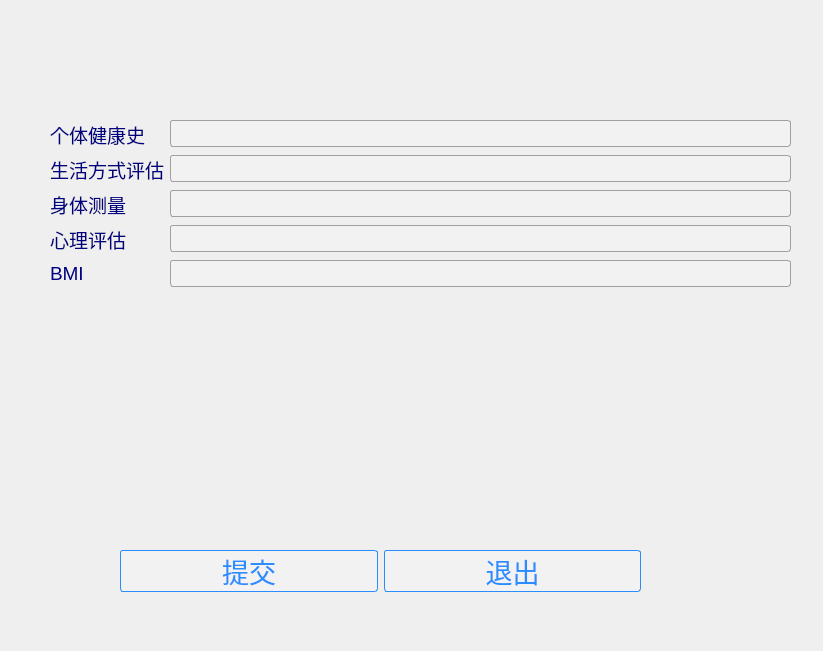
<?xml version="1.0" encoding="UTF-8"?>
<ui version="4.0">
 <class>HAP</class>
 <widget class="QWidget" name="HAP">
  <property name="geometry">
   <rect>
    <x>0</x>
    <y>0</y>
    <width>823</width>
    <height>651</height>
   </rect>
  </property>
  <property name="windowTitle">
   <string>Form</string>
  </property>
  <widget class="QWidget" name="formLayoutWidget">
   <property name="geometry">
    <rect>
     <x>50</x>
     <y>120</y>
     <width>741</width>
     <height>361</height>
    </rect>
   </property>
   <layout class="QFormLayout" name="formLayout">
    <item row="0" column="0">
     <widget class="QLabel" name="label">
      <property name="styleSheet">
       <string notr="true">* {
	outline: none; /* 去掉有焦点时的虚线 */
}


QLabel {
	border: 0px solid #298DFF; /* 无边框 */
	border-radius: 3px; /* 边框圆角 */
	color: #000080; /* 文本颜色 */
	font-family: &quot;Microsoft YaHei&quot;; /* 文本字体族 */
	font-size: 14pt; /* 文本字体大小 */
}

QLabel:disabled { /* QLabel在禁用时的状态 */
	border: 1px solid #B4B4B4;
	background-color: #CDCDCD;
	color: #B4B4B4;
}

QLabel#PaddingLabel { /* 定义有Padding的QLabel，PaddingLabel为对象名，在QSS中为特定对象定制样式 */
	padding-left: 10px; /* 文本距离左边界有10px */
}

QLabel#ImageLabel { /* 定义有背景图片的QLabel，ImageLabel为对象名，在QSS中为特定对象定制样式 */
	border-image: url(&quot;:/Resource/original&quot;); /* 使用border-image可以自适应QLabel大小 */

}
</string>
      </property>
      <property name="text">
       <string>个体健康史</string>
      </property>
     </widget>
    </item>
    <item row="0" column="1">
     <widget class="QLineEdit" name="information1">
      <property name="styleSheet">
       <string notr="true">* {
	outline: none;
}

QDialog {
	background: #D6DBE9;
}

QLineEdit {
	border: 1px solid #A0A0A0; /* 边框宽度为1px，颜色为#A0A0A0 */
	border-radius: 3px; /* 边框圆角 */
	padding-left: 5px; /* 文本距离左边界有5px */
	background-color: #F2F2F2; /* 背景颜色 */
	color: #A0A0A0; /* 文本颜色 */
	selection-background-color: #A0A0A0; /* 选中文本的背景颜色 */
	selection-color: #F2F2F2; /* 选中文本的颜色 */
	font-family: &quot;Microsoft YaHei&quot;; /* 文本字体族 */
	font-size: 14pt; /* 文本字体大小 */
}

QLineEdit:hover { /* 鼠标悬浮在QLineEdit时的状态 */
	border: 1px solid #298DFF;
	border-radius: 3px;
	background-color: #F2F2F2;
	color: #298DFF;
	selection-background-color: #298DFF;
	selection-color: #F2F2F2;
}

QLineEdit[echoMode=&quot;2&quot;] { /* QLineEdit有输入掩码时的状态 */
	lineedit-password-character: 9679;
	lineedit-password-mask-delay: 2000;
}

QLineEdit:disabled { /* QLineEdit在禁用时的状态 */
	border: 1px solid #CDCDCD;
	background-color: #CDCDCD;
	color: #B4B4B4;
}

QLineEdit:read-only { /* QLineEdit在只读时的状态 */
	background-color: #CDCDCD;
	color: #F2F2F2;
}
</string>
      </property>
     </widget>
    </item>
    <item row="1" column="0">
     <widget class="QLabel" name="label_2">
      <property name="styleSheet">
       <string notr="true">* {
	outline: none; /* 去掉有焦点时的虚线 */
}


QLabel {
	border: 0px solid #298DFF; /* 无边框 */
	border-radius: 3px; /* 边框圆角 */
	color: #000080; /* 文本颜色 */
	font-family: &quot;Microsoft YaHei&quot;; /* 文本字体族 */
	font-size: 14pt; /* 文本字体大小 */
}

QLabel:disabled { /* QLabel在禁用时的状态 */
	border: 1px solid #B4B4B4;
	background-color: #CDCDCD;
	color: #B4B4B4;
}

QLabel#PaddingLabel { /* 定义有Padding的QLabel，PaddingLabel为对象名，在QSS中为特定对象定制样式 */
	padding-left: 10px; /* 文本距离左边界有10px */
}

QLabel#ImageLabel { /* 定义有背景图片的QLabel，ImageLabel为对象名，在QSS中为特定对象定制样式 */
	border-image: url(&quot;:/Resource/original&quot;); /* 使用border-image可以自适应QLabel大小 */

}
</string>
      </property>
      <property name="text">
       <string>生活方式评估</string>
      </property>
     </widget>
    </item>
    <item row="1" column="1">
     <widget class="QLineEdit" name="information2">
      <property name="styleSheet">
       <string notr="true">* {
	outline: none;
}

QDialog {
	background: #D6DBE9;
}

QLineEdit {
	border: 1px solid #A0A0A0; /* 边框宽度为1px，颜色为#A0A0A0 */
	border-radius: 3px; /* 边框圆角 */
	padding-left: 5px; /* 文本距离左边界有5px */
	background-color: #F2F2F2; /* 背景颜色 */
	color: #A0A0A0; /* 文本颜色 */
	selection-background-color: #A0A0A0; /* 选中文本的背景颜色 */
	selection-color: #F2F2F2; /* 选中文本的颜色 */
	font-family: &quot;Microsoft YaHei&quot;; /* 文本字体族 */
	font-size: 14pt; /* 文本字体大小 */
}

QLineEdit:hover { /* 鼠标悬浮在QLineEdit时的状态 */
	border: 1px solid #298DFF;
	border-radius: 3px;
	background-color: #F2F2F2;
	color: #298DFF;
	selection-background-color: #298DFF;
	selection-color: #F2F2F2;
}

QLineEdit[echoMode=&quot;2&quot;] { /* QLineEdit有输入掩码时的状态 */
	lineedit-password-character: 9679;
	lineedit-password-mask-delay: 2000;
}

QLineEdit:disabled { /* QLineEdit在禁用时的状态 */
	border: 1px solid #CDCDCD;
	background-color: #CDCDCD;
	color: #B4B4B4;
}

QLineEdit:read-only { /* QLineEdit在只读时的状态 */
	background-color: #CDCDCD;
	color: #F2F2F2;
}
</string>
      </property>
     </widget>
    </item>
    <item row="2" column="0">
     <widget class="QLabel" name="label_3">
      <property name="styleSheet">
       <string notr="true">* {
	outline: none; /* 去掉有焦点时的虚线 */
}


QLabel {
	border: 0px solid #298DFF; /* 无边框 */
	border-radius: 3px; /* 边框圆角 */
	color: #000080; /* 文本颜色 */
	font-family: &quot;Microsoft YaHei&quot;; /* 文本字体族 */
	font-size: 14pt; /* 文本字体大小 */
}

QLabel:disabled { /* QLabel在禁用时的状态 */
	border: 1px solid #B4B4B4;
	background-color: #CDCDCD;
	color: #B4B4B4;
}

QLabel#PaddingLabel { /* 定义有Padding的QLabel，PaddingLabel为对象名，在QSS中为特定对象定制样式 */
	padding-left: 10px; /* 文本距离左边界有10px */
}

QLabel#ImageLabel { /* 定义有背景图片的QLabel，ImageLabel为对象名，在QSS中为特定对象定制样式 */
	border-image: url(&quot;:/Resource/original&quot;); /* 使用border-image可以自适应QLabel大小 */

}
</string>
      </property>
      <property name="text">
       <string>身体测量</string>
      </property>
     </widget>
    </item>
    <item row="2" column="1">
     <widget class="QLineEdit" name="information3">
      <property name="styleSheet">
       <string notr="true">* {
	outline: none;
}

QDialog {
	background: #D6DBE9;
}

QLineEdit {
	border: 1px solid #A0A0A0; /* 边框宽度为1px，颜色为#A0A0A0 */
	border-radius: 3px; /* 边框圆角 */
	padding-left: 5px; /* 文本距离左边界有5px */
	background-color: #F2F2F2; /* 背景颜色 */
	color: #A0A0A0; /* 文本颜色 */
	selection-background-color: #A0A0A0; /* 选中文本的背景颜色 */
	selection-color: #F2F2F2; /* 选中文本的颜色 */
	font-family: &quot;Microsoft YaHei&quot;; /* 文本字体族 */
	font-size: 14pt; /* 文本字体大小 */
}

QLineEdit:hover { /* 鼠标悬浮在QLineEdit时的状态 */
	border: 1px solid #298DFF;
	border-radius: 3px;
	background-color: #F2F2F2;
	color: #298DFF;
	selection-background-color: #298DFF;
	selection-color: #F2F2F2;
}

QLineEdit[echoMode=&quot;2&quot;] { /* QLineEdit有输入掩码时的状态 */
	lineedit-password-character: 9679;
	lineedit-password-mask-delay: 2000;
}

QLineEdit:disabled { /* QLineEdit在禁用时的状态 */
	border: 1px solid #CDCDCD;
	background-color: #CDCDCD;
	color: #B4B4B4;
}

QLineEdit:read-only { /* QLineEdit在只读时的状态 */
	background-color: #CDCDCD;
	color: #F2F2F2;
}
</string>
      </property>
     </widget>
    </item>
    <item row="3" column="0">
     <widget class="QLabel" name="label_4">
      <property name="styleSheet">
       <string notr="true">* {
	outline: none; /* 去掉有焦点时的虚线 */
}


QLabel {
	border: 0px solid #298DFF; /* 无边框 */
	border-radius: 3px; /* 边框圆角 */
	color: #000080; /* 文本颜色 */
	font-family: &quot;Microsoft YaHei&quot;; /* 文本字体族 */
	font-size: 14pt; /* 文本字体大小 */
}

QLabel:disabled { /* QLabel在禁用时的状态 */
	border: 1px solid #B4B4B4;
	background-color: #CDCDCD;
	color: #B4B4B4;
}

QLabel#PaddingLabel { /* 定义有Padding的QLabel，PaddingLabel为对象名，在QSS中为特定对象定制样式 */
	padding-left: 10px; /* 文本距离左边界有10px */
}

QLabel#ImageLabel { /* 定义有背景图片的QLabel，ImageLabel为对象名，在QSS中为特定对象定制样式 */
	border-image: url(&quot;:/Resource/original&quot;); /* 使用border-image可以自适应QLabel大小 */

}
</string>
      </property>
      <property name="text">
       <string>心理评估</string>
      </property>
     </widget>
    </item>
    <item row="3" column="1">
     <widget class="QLineEdit" name="information4">
      <property name="styleSheet">
       <string notr="true">* {
	outline: none;
}

QDialog {
	background: #D6DBE9;
}

QLineEdit {
	border: 1px solid #A0A0A0; /* 边框宽度为1px，颜色为#A0A0A0 */
	border-radius: 3px; /* 边框圆角 */
	padding-left: 5px; /* 文本距离左边界有5px */
	background-color: #F2F2F2; /* 背景颜色 */
	color: #A0A0A0; /* 文本颜色 */
	selection-background-color: #A0A0A0; /* 选中文本的背景颜色 */
	selection-color: #F2F2F2; /* 选中文本的颜色 */
	font-family: &quot;Microsoft YaHei&quot;; /* 文本字体族 */
	font-size: 14pt; /* 文本字体大小 */
}

QLineEdit:hover { /* 鼠标悬浮在QLineEdit时的状态 */
	border: 1px solid #298DFF;
	border-radius: 3px;
	background-color: #F2F2F2;
	color: #298DFF;
	selection-background-color: #298DFF;
	selection-color: #F2F2F2;
}

QLineEdit[echoMode=&quot;2&quot;] { /* QLineEdit有输入掩码时的状态 */
	lineedit-password-character: 9679;
	lineedit-password-mask-delay: 2000;
}

QLineEdit:disabled { /* QLineEdit在禁用时的状态 */
	border: 1px solid #CDCDCD;
	background-color: #CDCDCD;
	color: #B4B4B4;
}

QLineEdit:read-only { /* QLineEdit在只读时的状态 */
	background-color: #CDCDCD;
	color: #F2F2F2;
}
</string>
      </property>
     </widget>
    </item>
    <item row="4" column="0">
     <widget class="QLabel" name="label_5">
      <property name="styleSheet">
       <string notr="true">* {
	outline: none; /* 去掉有焦点时的虚线 */
}


QLabel {
	border: 0px solid #298DFF; /* 无边框 */
	border-radius: 3px; /* 边框圆角 */
	color: #000080; /* 文本颜色 */
	font-family: &quot;Microsoft YaHei&quot;; /* 文本字体族 */
	font-size: 14pt; /* 文本字体大小 */
}

QLabel:disabled { /* QLabel在禁用时的状态 */
	border: 1px solid #B4B4B4;
	background-color: #CDCDCD;
	color: #B4B4B4;
}

QLabel#PaddingLabel { /* 定义有Padding的QLabel，PaddingLabel为对象名，在QSS中为特定对象定制样式 */
	padding-left: 10px; /* 文本距离左边界有10px */
}

QLabel#ImageLabel { /* 定义有背景图片的QLabel，ImageLabel为对象名，在QSS中为特定对象定制样式 */
	border-image: url(&quot;:/Resource/original&quot;); /* 使用border-image可以自适应QLabel大小 */

}
</string>
      </property>
      <property name="text">
       <string>BMI</string>
      </property>
     </widget>
    </item>
    <item row="4" column="1">
     <widget class="QLineEdit" name="information5">
      <property name="styleSheet">
       <string notr="true">* {
	outline: none;
}

QDialog {
	background: #D6DBE9;
}

QLineEdit {
	border: 1px solid #A0A0A0; /* 边框宽度为1px，颜色为#A0A0A0 */
	border-radius: 3px; /* 边框圆角 */
	padding-left: 5px; /* 文本距离左边界有5px */
	background-color: #F2F2F2; /* 背景颜色 */
	color: #A0A0A0; /* 文本颜色 */
	selection-background-color: #A0A0A0; /* 选中文本的背景颜色 */
	selection-color: #F2F2F2; /* 选中文本的颜色 */
	font-family: &quot;Microsoft YaHei&quot;; /* 文本字体族 */
	font-size: 14pt; /* 文本字体大小 */
}

QLineEdit:hover { /* 鼠标悬浮在QLineEdit时的状态 */
	border: 1px solid #298DFF;
	border-radius: 3px;
	background-color: #F2F2F2;
	color: #298DFF;
	selection-background-color: #298DFF;
	selection-color: #F2F2F2;
}

QLineEdit[echoMode=&quot;2&quot;] { /* QLineEdit有输入掩码时的状态 */
	lineedit-password-character: 9679;
	lineedit-password-mask-delay: 2000;
}

QLineEdit:disabled { /* QLineEdit在禁用时的状态 */
	border: 1px solid #CDCDCD;
	background-color: #CDCDCD;
	color: #B4B4B4;
}

QLineEdit:read-only { /* QLineEdit在只读时的状态 */
	background-color: #CDCDCD;
	color: #F2F2F2;
}
</string>
      </property>
     </widget>
    </item>
   </layout>
  </widget>
  <widget class="QWidget" name="horizontalLayoutWidget">
   <property name="geometry">
    <rect>
     <x>120</x>
     <y>530</y>
     <width>521</width>
     <height>82</height>
    </rect>
   </property>
   <layout class="QHBoxLayout" name="horizontalLayout">
    <item>
     <widget class="QPushButton" name="putin">
      <property name="styleSheet">
       <string notr="true">* {
	outline: none; /* 去掉有焦点时的虚线 */
}

QDialog {
	background: #D6DBE9; /* 对话框背景色 */
}

QPushButton {
	border: 1px solid #298DFF; /* QPushButton边框的宽度、样式和颜色 */
	border-radius: 3px; /* 边框圆角 */
	background-color: #F2F2F2; /* 背景颜色 */
	color: #298DFF; /* 文本颜色 */
	font-family: &quot;Microsoft YaHei&quot;; /* 文本字体族 */
	font-size: 20pt; /* 文本字体大小 */
}

QPushButton:hover {	/* 鼠标悬浮在QPushButton上时的状态 */
	background-color: #298DFF;
	color: #F2F2F2;
}

QPushButton:checked { /* QPushButton可选中时的状态 */
	border: 1px solid #FF5242;
	background-color: #F2F2F2;
	color: #FF5242;
}

QPushButton:pressed { /* 鼠标按压在QPushButton上时的状态 */
	background-color: #257FE6;
}

QPushButton:checked:pressed { /* QPushButton处于可选中且鼠标按压在QPushButton上时的状态 */
	background-color: #F2F2F2;
}

QPushButton:disabled { /* QPushButton禁用时的状态 */
	border: 1px solid #CDCDCD;
	background-color: #CDCDCD;
	color: #B4B4B4;
}

QPushButton#ImageButton { /* 定义图片按钮，ImageButton为对象名，在QSS中为特定对象定制样式 */
	border-image: url(&quot;:/Resource/border_image&quot;); /* 使用border-image可以自适应按钮大小 */
	background-color: transparent; /* 不需要背景时可设为透明 */
}

QPushButton#ImageButton:hover {
	border-image: url(&quot;:/Resource/border_image_hover&quot;);
}

QPushButton#ImageButton:pressed {
	border-image: url(&quot;:/Resource/border_image&quot;);
}

QPushButton:menu-indicator { /* QPushButton带有菜单时的菜单指示器 */
	subcontrol-origin：padding; /* 菜单指示器的起始点 */
	subcontrol-position: center right; /* 菜单指示器的位置，处于水平靠右且垂直居中 */
	image: url(:/Resource/down_arrow_normal); /* 菜单指示器的图像 */
}

QPushButton:menu-indicator:hover, QPushButton:menu-indicator:open { /* 鼠标悬浮在菜单指示器上和菜单指示器启用时的状态 */
	position: relative;
	top: 2px;
	left: 2px;
	image: url(:/Resource/down_arrow_hover);
}

QMenu { /* 简单定义菜单样式 */
	border: 1px solid gray;
	border-radius: 3px;
	background-color: #F2F2F2;
}

QMenu::item { /* 菜单项的样式 */
	padding: 0px 0px 0px 40px;
	border: 0px solid transparent;
	background-color: transparent;
	color: #298DFF;
	min-width: 108px; /* 菜单项最小宽度，108+40+1*2=150，使得菜单宽度和QPushButton宽度保持一致 */
	min-height: 30px; /* 菜单项的最小高度 */
}

QMenu::item:selected { /* 菜单项处于选中时的状态 */
	background-color: #298DFF;
	color: #F2F2F2;
}
</string>
      </property>
      <property name="text">
       <string>提交</string>
      </property>
     </widget>
    </item>
    <item>
     <widget class="QPushButton" name="exit">
      <property name="styleSheet">
       <string notr="true">* {
	outline: none; /* 去掉有焦点时的虚线 */
}

QDialog {
	background: #D6DBE9; /* 对话框背景色 */
}

QPushButton {
	border: 1px solid #298DFF; /* QPushButton边框的宽度、样式和颜色 */
	border-radius: 3px; /* 边框圆角 */
	background-color: #F2F2F2; /* 背景颜色 */
	color: #298DFF; /* 文本颜色 */
	font-family: &quot;Microsoft YaHei&quot;; /* 文本字体族 */
	font-size: 20pt; /* 文本字体大小 */
}

QPushButton:hover {	/* 鼠标悬浮在QPushButton上时的状态 */
	background-color: #298DFF;
	color: #F2F2F2;
}

QPushButton:checked { /* QPushButton可选中时的状态 */
	border: 1px solid #FF5242;
	background-color: #F2F2F2;
	color: #FF5242;
}

QPushButton:pressed { /* 鼠标按压在QPushButton上时的状态 */
	background-color: #257FE6;
}

QPushButton:checked:pressed { /* QPushButton处于可选中且鼠标按压在QPushButton上时的状态 */
	background-color: #F2F2F2;
}

QPushButton:disabled { /* QPushButton禁用时的状态 */
	border: 1px solid #CDCDCD;
	background-color: #CDCDCD;
	color: #B4B4B4;
}

QPushButton#ImageButton { /* 定义图片按钮，ImageButton为对象名，在QSS中为特定对象定制样式 */
	border-image: url(&quot;:/Resource/border_image&quot;); /* 使用border-image可以自适应按钮大小 */
	background-color: transparent; /* 不需要背景时可设为透明 */
}

QPushButton#ImageButton:hover {
	border-image: url(&quot;:/Resource/border_image_hover&quot;);
}

QPushButton#ImageButton:pressed {
	border-image: url(&quot;:/Resource/border_image&quot;);
}

QPushButton:menu-indicator { /* QPushButton带有菜单时的菜单指示器 */
	subcontrol-origin：padding; /* 菜单指示器的起始点 */
	subcontrol-position: center right; /* 菜单指示器的位置，处于水平靠右且垂直居中 */
	image: url(:/Resource/down_arrow_normal); /* 菜单指示器的图像 */
}

QPushButton:menu-indicator:hover, QPushButton:menu-indicator:open { /* 鼠标悬浮在菜单指示器上和菜单指示器启用时的状态 */
	position: relative;
	top: 2px;
	left: 2px;
	image: url(:/Resource/down_arrow_hover);
}

QMenu { /* 简单定义菜单样式 */
	border: 1px solid gray;
	border-radius: 3px;
	background-color: #F2F2F2;
}

QMenu::item { /* 菜单项的样式 */
	padding: 0px 0px 0px 40px;
	border: 0px solid transparent;
	background-color: transparent;
	color: #298DFF;
	min-width: 108px; /* 菜单项最小宽度，108+40+1*2=150，使得菜单宽度和QPushButton宽度保持一致 */
	min-height: 30px; /* 菜单项的最小高度 */
}

QMenu::item:selected { /* 菜单项处于选中时的状态 */
	background-color: #298DFF;
	color: #F2F2F2;
}
</string>
      </property>
      <property name="text">
       <string>退出</string>
      </property>
     </widget>
    </item>
   </layout>
  </widget>
 </widget>
 <resources/>
 <connections>
  <connection>
   <sender>exit</sender>
   <signal>clicked()</signal>
   <receiver>HAP</receiver>
   <slot>close()</slot>
   <hints>
    <hint type="sourcelabel">
     <x>513</x>
     <y>570</y>
    </hint>
    <hint type="destinationlabel">
     <x>411</x>
     <y>325</y>
    </hint>
   </hints>
  </connection>
 </connections>
</ui>
